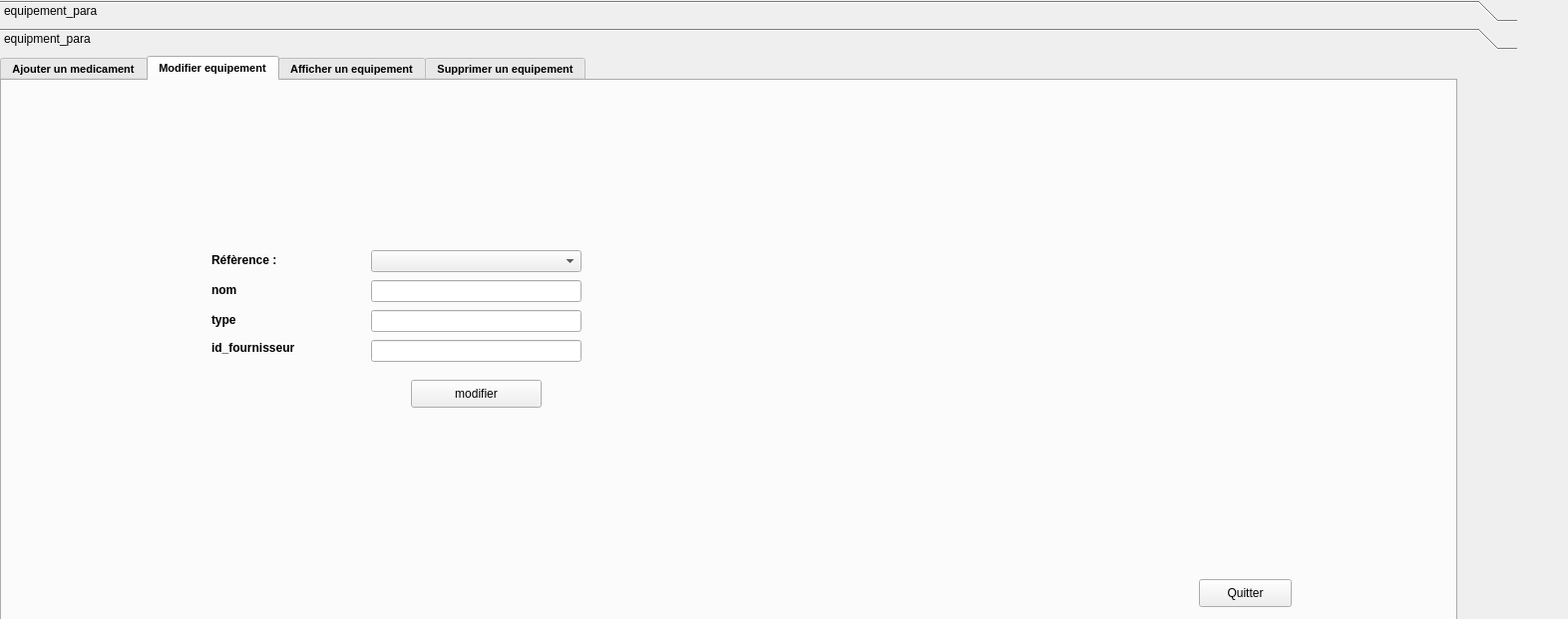
<?xml version="1.0" encoding="UTF-8"?>
<ui version="4.0">
 <class>gestion_de_mediacament</class>
 <widget class="QDialog" name="gestion_de_mediacament">
  <property name="geometry">
   <rect>
    <x>0</x>
    <y>0</y>
    <width>1572</width>
    <height>621</height>
   </rect>
  </property>
  <property name="windowTitle">
   <string>Dialog</string>
  </property>
  <widget class="QToolBox" name="toolBox">
   <property name="geometry">
    <rect>
     <x>0</x>
     <y>0</y>
     <width>1521</width>
     <height>621</height>
    </rect>
   </property>
   <property name="currentIndex">
    <number>1</number>
   </property>
   <widget class="QWidget" name="page">
    <property name="geometry">
     <rect>
      <x>0</x>
      <y>0</y>
      <width>1521</width>
      <height>559</height>
     </rect>
    </property>
    <attribute name="label">
     <string>equipement_para</string>
    </attribute>
    <widget class="QTabWidget" name="tabWidget">
     <property name="geometry">
      <rect>
       <x>0</x>
       <y>0</y>
       <width>1591</width>
       <height>611</height>
      </rect>
     </property>
     <property name="font">
      <font>
       <pointsize>8</pointsize>
       <weight>75</weight>
       <bold>true</bold>
       <underline>false</underline>
      </font>
     </property>
     <property name="styleSheet">
      <string notr="true">#tab_8{

background-color: transparent;

border-image:url(:/img/mainbg.png);

background: none;

border: none;

background-repeat: none;

}



#ok:tab_8{

background-color: transparent;

border-image:url(:/img/mainbg.png);

background: none;

border: none;

background-repeat: none;

}
#tab_9{

background-color: transparent;

border-image:url(:/img/mainbg.png);

background: none;

border: none;

background-repeat: none;

}



#ok:tab_9{

background-color: transparent;

border-image:url(:/img/mainbg.png);

background: none;

border: none;

background-repeat: none;

}
#tab_10{

background-color: transparent;

border-image:url(:/img/mainbg.png);

background: none;

border: none;

background-repeat: none;

}



#ok:tab_10{

background-color: transparent;

border-image:url(:/img/mainbg.png);

background: none;

border: none;

background-repeat: none;

}
#tab_11{

background-color: transparent;

border-image:url(:/img/mainbg.png);

background: none;

border: none;

background-repeat: none;

}



#ok:tab_11{

background-color: transparent;

border-image:url(:/img/mainbg.png);

background: none;

border: none;

background-repeat: none;

}
#tab_12{

background-color: transparent;

border-image:url(:/img/mainbg.png);

background: none;

border: none;

background-repeat: none;

}



#ok:tab_12{

background-color: transparent;

border-image:url(:/img/mainbg.png);

background: none;

border: none;

background-repeat: none;

}

#tab_13{

background-color: transparent;

border-image:url(:/img/mainbg.png);

background: none;

border: none;

background-repeat: none;

}



#ok:tab_13{

background-color: transparent;

border-image:url(:/img/mainbg.png);

background: none;

border: none;

background-repeat: none;

}
#tab_14{

background-color: transparent;

border-image:url(:/img/mainbg.png);

background: none;

border: none;

background-repeat: none;

}



#ok:tab_14{

background-color: transparent;

border-image:url(:/img/mainbg.png);

background: none;

border: none;

background-repeat: none;

}
</string>
     </property>
     <property name="currentIndex">
      <number>5</number>
     </property>
     <widget class="QWidget" name="tab_8">
      <attribute name="title">
       <string>Ajouter un medicament</string>
      </attribute>
      <widget class="QLabel" name="reference">
       <property name="geometry">
        <rect>
         <x>270</x>
         <y>130</y>
         <width>111</width>
         <height>20</height>
        </rect>
       </property>
       <property name="font">
        <font>
         <pointsize>9</pointsize>
         <weight>75</weight>
         <bold>true</bold>
         <underline>false</underline>
        </font>
       </property>
       <property name="text">
        <string>Réfèrence :</string>
       </property>
      </widget>
      <widget class="QLineEdit" name="type_2">
       <property name="geometry">
        <rect>
         <x>420</x>
         <y>220</y>
         <width>211</width>
         <height>22</height>
        </rect>
       </property>
      </widget>
      <widget class="QLabel" name="type">
       <property name="geometry">
        <rect>
         <x>274</x>
         <y>220</y>
         <width>61</width>
         <height>20</height>
        </rect>
       </property>
       <property name="font">
        <font>
         <pointsize>9</pointsize>
         <weight>75</weight>
         <bold>true</bold>
         <underline>false</underline>
        </font>
       </property>
       <property name="text">
        <string>etat</string>
       </property>
      </widget>
      <widget class="QLineEdit" name="quantite_2">
       <property name="geometry">
        <rect>
         <x>420</x>
         <y>160</y>
         <width>211</width>
         <height>22</height>
        </rect>
       </property>
      </widget>
      <widget class="QLineEdit" name="reference_2">
       <property name="geometry">
        <rect>
         <x>420</x>
         <y>130</y>
         <width>211</width>
         <height>22</height>
        </rect>
       </property>
      </widget>
      <widget class="QLabel" name="quantite">
       <property name="geometry">
        <rect>
         <x>270</x>
         <y>160</y>
         <width>81</width>
         <height>20</height>
        </rect>
       </property>
       <property name="font">
        <font>
         <pointsize>9</pointsize>
         <weight>75</weight>
         <bold>true</bold>
         <underline>false</underline>
        </font>
       </property>
       <property name="text">
        <string>Quantite :</string>
       </property>
      </widget>
      <widget class="QLineEdit" name="prix_2">
       <property name="geometry">
        <rect>
         <x>420</x>
         <y>190</y>
         <width>211</width>
         <height>22</height>
        </rect>
       </property>
      </widget>
      <widget class="QLabel" name="prix">
       <property name="geometry">
        <rect>
         <x>270</x>
         <y>190</y>
         <width>141</width>
         <height>20</height>
        </rect>
       </property>
       <property name="font">
        <font>
         <pointsize>9</pointsize>
         <weight>75</weight>
         <bold>true</bold>
         <underline>false</underline>
        </font>
       </property>
       <property name="text">
        <string>prix</string>
       </property>
      </widget>
      <widget class="QPushButton" name="ajouter">
       <property name="geometry">
        <rect>
         <x>490</x>
         <y>260</y>
         <width>71</width>
         <height>51</height>
        </rect>
       </property>
       <property name="styleSheet">
        <string notr="true">#ajouter{

background-color: transparent;

border-image:url(:/img/add.png);

background: none;

border: none;

background-repeat: none;

}



#ok:ajouter{

background-color: transparent;

border-image:url(:/img/add.png);

background: none;

border: none;

background-repeat: none;

}</string>
       </property>
       <property name="text">
        <string/>
       </property>
      </widget>
      <widget class="QPushButton" name="pushButton">
       <property name="geometry">
        <rect>
         <x>1460</x>
         <y>490</y>
         <width>41</width>
         <height>31</height>
        </rect>
       </property>
       <property name="styleSheet">
        <string notr="true">#pushButton{

background-color: transparent;

border-image:url(:/img/logout.png);

background: none;

border: none;

background-repeat: none;

}



#ok:pushButton{

background-color: transparent;

border-image:url(:/img/logout.png);

background: none;

border: none;

background-repeat: none;

}</string>
       </property>
       <property name="text">
        <string/>
       </property>
      </widget>
     </widget>
     <widget class="QWidget" name="tab_9">
      <attribute name="title">
       <string>Modifier medicament</string>
      </attribute>
      <widget class="QLineEdit" name="quantite_5">
       <property name="geometry">
        <rect>
         <x>370</x>
         <y>200</y>
         <width>211</width>
         <height>22</height>
        </rect>
       </property>
      </widget>
      <widget class="QPushButton" name="modifier">
       <property name="geometry">
        <rect>
         <x>440</x>
         <y>300</y>
         <width>61</width>
         <height>41</height>
        </rect>
       </property>
       <property name="styleSheet">
        <string notr="true">#modifier{

background-color: transparent;

border-image:url(:/img/modify.png);

background: none;

border: none;

background-repeat: none;

}



#ok:modifier{

background-color: transparent;

border-image:url(:/img/modify.png);

background: none;

border: none;

background-repeat: none;

}</string>
       </property>
       <property name="text">
        <string/>
       </property>
      </widget>
      <widget class="QLabel" name="prix_5">
       <property name="geometry">
        <rect>
         <x>220</x>
         <y>230</y>
         <width>141</width>
         <height>20</height>
        </rect>
       </property>
       <property name="font">
        <font>
         <pointsize>9</pointsize>
         <weight>75</weight>
         <bold>true</bold>
         <underline>false</underline>
        </font>
       </property>
       <property name="text">
        <string>prix</string>
       </property>
      </widget>
      <widget class="QLineEdit" name="type_5">
       <property name="geometry">
        <rect>
         <x>370</x>
         <y>260</y>
         <width>211</width>
         <height>22</height>
        </rect>
       </property>
      </widget>
      <widget class="QLabel" name="type_6">
       <property name="geometry">
        <rect>
         <x>224</x>
         <y>260</y>
         <width>61</width>
         <height>20</height>
        </rect>
       </property>
       <property name="font">
        <font>
         <pointsize>9</pointsize>
         <weight>75</weight>
         <bold>true</bold>
         <underline>false</underline>
        </font>
       </property>
       <property name="text">
        <string>etat</string>
       </property>
      </widget>
      <widget class="QLabel" name="quantite_6">
       <property name="geometry">
        <rect>
         <x>220</x>
         <y>200</y>
         <width>81</width>
         <height>20</height>
        </rect>
       </property>
       <property name="font">
        <font>
         <pointsize>9</pointsize>
         <weight>75</weight>
         <bold>true</bold>
         <underline>false</underline>
        </font>
       </property>
       <property name="text">
        <string>Quantite :</string>
       </property>
      </widget>
      <widget class="QLineEdit" name="prix_6">
       <property name="geometry">
        <rect>
         <x>370</x>
         <y>230</y>
         <width>211</width>
         <height>22</height>
        </rect>
       </property>
      </widget>
      <widget class="QLabel" name="reference_6">
       <property name="geometry">
        <rect>
         <x>220</x>
         <y>170</y>
         <width>111</width>
         <height>20</height>
        </rect>
       </property>
       <property name="font">
        <font>
         <pointsize>9</pointsize>
         <weight>75</weight>
         <bold>true</bold>
         <underline>false</underline>
        </font>
       </property>
       <property name="text">
        <string>Réfèrence :</string>
       </property>
      </widget>
      <widget class="QComboBox" name="comboBox">
       <property name="geometry">
        <rect>
         <x>370</x>
         <y>170</y>
         <width>211</width>
         <height>22</height>
        </rect>
       </property>
      </widget>
      <widget class="QPushButton" name="pushButton_2">
       <property name="geometry">
        <rect>
         <x>1460</x>
         <y>500</y>
         <width>41</width>
         <height>31</height>
        </rect>
       </property>
       <property name="styleSheet">
        <string notr="true">#pushButton_2{

background-color: transparent;

border-image:url(:/img/logout.png);

background: none;

border: none;

background-repeat: none;

}



#ok:pushButton_2{

background-color: transparent;

border-image:url(:/img/logout.png);

background: none;

border: none;

background-repeat: none;

}</string>
       </property>
       <property name="text">
        <string/>
       </property>
      </widget>
     </widget>
     <widget class="QWidget" name="tab_10">
      <attribute name="title">
       <string>Afficher un médicament</string>
      </attribute>
      <widget class="QTableView" name="tabmedicament">
       <property name="geometry">
        <rect>
         <x>140</x>
         <y>60</y>
         <width>1261</width>
         <height>341</height>
        </rect>
       </property>
      </widget>
      <widget class="QLineEdit" name="lineEdit_16">
       <property name="geometry">
        <rect>
         <x>290</x>
         <y>20</y>
         <width>201</width>
         <height>22</height>
        </rect>
       </property>
      </widget>
      <widget class="QCheckBox" name="checkBox">
       <property name="geometry">
        <rect>
         <x>510</x>
         <y>20</y>
         <width>121</width>
         <height>21</height>
        </rect>
       </property>
       <property name="text">
        <string>decroissant</string>
       </property>
      </widget>
      <widget class="QComboBox" name="champ_2">
       <property name="geometry">
        <rect>
         <x>160</x>
         <y>20</y>
         <width>121</width>
         <height>21</height>
        </rect>
       </property>
       <item>
        <property name="text">
         <string>reference</string>
        </property>
       </item>
       <item>
        <property name="text">
         <string>etat</string>
        </property>
       </item>
       <item>
        <property name="text">
         <string>quantite</string>
        </property>
       </item>
       <item>
        <property name="text">
         <string>prix</string>
        </property>
       </item>
      </widget>
      <widget class="QPushButton" name="pushButton_3">
       <property name="geometry">
        <rect>
         <x>1470</x>
         <y>500</y>
         <width>41</width>
         <height>31</height>
        </rect>
       </property>
       <property name="styleSheet">
        <string notr="true">#pushButton_3{

background-color: transparent;

border-image:url(:/img/logout.png);

background: none;

border: none;

background-repeat: none;

}



#ok:pushButton_3{

background-color: transparent;

border-image:url(:/img/logout.png);

background: none;

border: none;

background-repeat: none;

}</string>
       </property>
       <property name="text">
        <string/>
       </property>
      </widget>
     </widget>
     <widget class="QWidget" name="tab_11">
      <attribute name="title">
       <string>Supprimer un médicament</string>
      </attribute>
      <widget class="QLabel" name="reference_sup">
       <property name="geometry">
        <rect>
         <x>240</x>
         <y>150</y>
         <width>101</width>
         <height>16</height>
        </rect>
       </property>
       <property name="font">
        <font>
         <pointsize>9</pointsize>
         <weight>75</weight>
         <bold>true</bold>
         <underline>false</underline>
        </font>
       </property>
       <property name="text">
        <string>Réfèrence :</string>
       </property>
      </widget>
      <widget class="QPushButton" name="supprimer">
       <property name="geometry">
        <rect>
         <x>520</x>
         <y>210</y>
         <width>71</width>
         <height>41</height>
        </rect>
       </property>
       <property name="font">
        <font>
         <pointsize>8</pointsize>
         <weight>75</weight>
         <bold>true</bold>
         <underline>false</underline>
        </font>
       </property>
       <property name="styleSheet">
        <string notr="true">#supprimer{

background-color: transparent;

border-image:url(:/img/supprimer.png);

background: none;

border: none;

background-repeat: none;

}



#ok:supprimer{

background-color: transparent;

border-image:url(:/img/supprimer.png);

background: none;

border: none;

background-repeat: none;

}</string>
       </property>
       <property name="text">
        <string/>
       </property>
      </widget>
      <widget class="QLabel" name="label_20">
       <property name="geometry">
        <rect>
         <x>230</x>
         <y>60</y>
         <width>621</width>
         <height>71</height>
        </rect>
       </property>
       <property name="font">
        <font>
         <pointsize>9</pointsize>
         <weight>75</weight>
         <bold>true</bold>
         <underline>true</underline>
        </font>
       </property>
       <property name="text">
        <string>Saisir la réfèrence du medicament à supprimer:</string>
       </property>
      </widget>
      <widget class="QComboBox" name="comboBox_2">
       <property name="geometry">
        <rect>
         <x>360</x>
         <y>140</y>
         <width>201</width>
         <height>51</height>
        </rect>
       </property>
      </widget>
      <widget class="QLineEdit" name="sup_line">
       <property name="enabled">
        <bool>false</bool>
       </property>
       <property name="geometry">
        <rect>
         <x>570</x>
         <y>140</y>
         <width>181</width>
         <height>51</height>
        </rect>
       </property>
      </widget>
      <widget class="QPushButton" name="pushButton_4">
       <property name="geometry">
        <rect>
         <x>1460</x>
         <y>490</y>
         <width>41</width>
         <height>31</height>
        </rect>
       </property>
       <property name="styleSheet">
        <string notr="true">#pushButton_4{

background-color: transparent;

border-image:url(:/img/logout.png);

background: none;

border: none;

background-repeat: none;

}



#ok:pushButton_4{

background-color: transparent;

border-image:url(:/img/logout.png);

background: none;

border: none;

background-repeat: none;

}</string>
       </property>
       <property name="text">
        <string/>
       </property>
      </widget>
     </widget>
     <widget class="QWidget" name="tab_13">
      <attribute name="title">
       <string>Envoyez des e-mails</string>
      </attribute>
      <widget class="QPushButton" name="envoyer_email_bott">
       <property name="enabled">
        <bool>true</bool>
       </property>
       <property name="geometry">
        <rect>
         <x>640</x>
         <y>460</y>
         <width>191</width>
         <height>51</height>
        </rect>
       </property>
       <property name="minimumSize">
        <size>
         <width>191</width>
         <height>51</height>
        </size>
       </property>
       <property name="maximumSize">
        <size>
         <width>191</width>
         <height>51</height>
        </size>
       </property>
       <property name="styleSheet">
        <string notr="true">#envoyer_email_bott{

background-color: transparent;

border-image:url(:/img/envoyer.png);

background: none;

border: none;

background-repeat: none;

}



#ok:pushButton_5{

background-color: transparent;

border-image:url(:/img/envoyer.png);

background: none;

border: none;

background-repeat: none;

}</string>
       </property>
       <property name="text">
        <string/>
       </property>
      </widget>
      <widget class="QTextEdit" name="cp">
       <property name="geometry">
        <rect>
         <x>240</x>
         <y>90</y>
         <width>1031</width>
         <height>351</height>
        </rect>
       </property>
       <property name="html">
        <string>&lt;!DOCTYPE HTML PUBLIC &quot;-//W3C//DTD HTML 4.0//EN&quot; &quot;http://www.w3.org/TR/REC-html40/strict.dtd&quot;&gt;
&lt;html&gt;&lt;head&gt;&lt;meta name=&quot;qrichtext&quot; content=&quot;1&quot; /&gt;&lt;style type=&quot;text/css&quot;&gt;
p, li { white-space: pre-wrap; }
&lt;/style&gt;&lt;/head&gt;&lt;body style=&quot; font-family:'MS Shell Dlg 2'; font-size:7.8pt; font-weight:400; font-style:normal;&quot;&gt;
&lt;p style=&quot;-qt-paragraph-type:empty; margin-top:0px; margin-bottom:0px; margin-left:0px; margin-right:0px; -qt-block-indent:0; text-indent:0px; font-family:'MS Shell Dlg 2';&quot;&gt;&lt;br /&gt;&lt;/p&gt;&lt;/body&gt;&lt;/html&gt;</string>
       </property>
      </widget>
      <widget class="QLineEdit" name="khra">
       <property name="geometry">
        <rect>
         <x>240</x>
         <y>40</y>
         <width>661</width>
         <height>41</height>
        </rect>
       </property>
      </widget>
      <widget class="QLabel" name="label">
       <property name="geometry">
        <rect>
         <x>120</x>
         <y>50</y>
         <width>111</width>
         <height>31</height>
        </rect>
       </property>
       <property name="text">
        <string>Destinataire</string>
       </property>
      </widget>
      <widget class="QLabel" name="label_2">
       <property name="geometry">
        <rect>
         <x>120</x>
         <y>100</y>
         <width>111</width>
         <height>31</height>
        </rect>
       </property>
       <property name="text">
        <string>Corps de l'email</string>
       </property>
      </widget>
      <widget class="QPushButton" name="pushButton_5">
       <property name="geometry">
        <rect>
         <x>1470</x>
         <y>500</y>
         <width>41</width>
         <height>31</height>
        </rect>
       </property>
       <property name="styleSheet">
        <string notr="true">#pushButton_5{

background-color: transparent;

border-image:url(:/img/logout.png);

background: none;

border: none;

background-repeat: none;

}



#ok:pushButton_5{

background-color: transparent;

border-image:url(:/img/logout.png);

background: none;

border: none;

background-repeat: none;

}</string>
       </property>
       <property name="text">
        <string/>
       </property>
      </widget>
      <widget class="QSlider" name="verticalSlider">
       <property name="geometry">
        <rect>
         <x>1310</x>
         <y>150</y>
         <width>22</width>
         <height>160</height>
        </rect>
       </property>
       <property name="orientation">
        <enum>Qt::Vertical</enum>
       </property>
      </widget>
      <widget class="QPushButton" name="pushButton_9">
       <property name="geometry">
        <rect>
         <x>1290</x>
         <y>330</y>
         <width>93</width>
         <height>28</height>
        </rect>
       </property>
       <property name="text">
        <string>play</string>
       </property>
      </widget>
      <widget class="QPushButton" name="pushButton_10">
       <property name="geometry">
        <rect>
         <x>1400</x>
         <y>330</y>
         <width>93</width>
         <height>28</height>
        </rect>
       </property>
       <property name="text">
        <string>pause</string>
       </property>
      </widget>
     </widget>
     <widget class="QWidget" name="tab_14">
      <attribute name="title">
       <string>Statistiques</string>
      </attribute>
      <widget class="QCustomPlot" name="customPlot" native="true">
       <property name="geometry">
        <rect>
         <x>110</x>
         <y>30</y>
         <width>1261</width>
         <height>491</height>
        </rect>
       </property>
      </widget>
      <widget class="QPushButton" name="pushButton_6">
       <property name="geometry">
        <rect>
         <x>1470</x>
         <y>490</y>
         <width>41</width>
         <height>31</height>
        </rect>
       </property>
       <property name="styleSheet">
        <string notr="true">#pushButton_6{

background-color: transparent;

border-image:url(:/img/logout.png);

background: none;

border: none;

background-repeat: none;

}



#ok:pushButton_6{

background-color: transparent;

border-image:url(:/img/logout.png);

background: none;

border: none;

background-repeat: none;

}</string>
       </property>
       <property name="text">
        <string/>
       </property>
      </widget>
     </widget>
    </widget>
   </widget>
   <widget class="QWidget" name="page_2">
    <property name="geometry">
     <rect>
      <x>0</x>
      <y>0</y>
      <width>1521</width>
      <height>559</height>
     </rect>
    </property>
    <attribute name="label">
     <string>equipment_para</string>
    </attribute>
    <widget class="QTabWidget" name="tabWidget_2">
     <property name="geometry">
      <rect>
       <x>0</x>
       <y>0</y>
       <width>1461</width>
       <height>591</height>
      </rect>
     </property>
     <property name="font">
      <font>
       <pointsize>8</pointsize>
       <weight>75</weight>
       <bold>true</bold>
       <underline>false</underline>
      </font>
     </property>
     <property name="styleSheet">
      <string notr="true">#tab_15{

background-color: transparent;

border-image:url(:/img/mainbg.png);

background: none;

border: none;

background-repeat: none;

}



#ok:tab_15{

background-color: transparent;

border-image:url(:/img/mainbg.png);

background: none;

border: none;

background-repeat: none;

}
#tab_16{

background-color: transparent;

border-image:url(:/img/mainbg.png);

background: none;

border: none;

background-repeat: none;

}



#ok:tab_16{

background-color: transparent;

border-image:url(:/img/mainbg.png);

background: none;

border: none;

background-repeat: none;

}
#tab_17{

background-color: transparent;

border-image:url(:/img/mainbg.png);

background: none;

border: none;

background-repeat: none;

}



#ok:tab_17{

background-color: transparent;

border-image:url(:/img/mainbg.png);

background: none;

border: none;

background-repeat: none;

}
#tab_18{

background-color: transparent;

border-image:url(:/img/mainbg.png);

background: none;

border: none;

background-repeat: none;

}



#ok:tab_18{

background-color: transparent;

border-image:url(:/img/mainbg.png);

background: none;

border: none;

background-repeat: none;

}
#tab_17{

background-color: transparent;

border-image:url(:/img/mainbg.png);

background: none;

border: none;

background-repeat: none;

}



#ok:tab_17{

background-color: transparent;

border-image:url(:/img/mainbg.png);

background: none;

border: none;

background-repeat: none;

}</string>
     </property>
     <property name="currentIndex">
      <number>1</number>
     </property>
     <widget class="QWidget" name="tab_15">
      <attribute name="title">
       <string>Ajouter un medicament</string>
      </attribute>
      <widget class="QLabel" name="refpara">
       <property name="geometry">
        <rect>
         <x>190</x>
         <y>130</y>
         <width>111</width>
         <height>20</height>
        </rect>
       </property>
       <property name="font">
        <font>
         <pointsize>9</pointsize>
         <weight>75</weight>
         <bold>true</bold>
         <underline>false</underline>
        </font>
       </property>
       <property name="text">
        <string>Réfèrence :</string>
       </property>
      </widget>
      <widget class="QLineEdit" name="idfour_2">
       <property name="geometry">
        <rect>
         <x>340</x>
         <y>220</y>
         <width>211</width>
         <height>22</height>
        </rect>
       </property>
      </widget>
      <widget class="QLabel" name="idfour">
       <property name="geometry">
        <rect>
         <x>190</x>
         <y>220</y>
         <width>121</width>
         <height>16</height>
        </rect>
       </property>
       <property name="font">
        <font>
         <pointsize>9</pointsize>
         <weight>75</weight>
         <bold>true</bold>
         <underline>false</underline>
        </font>
       </property>
       <property name="text">
        <string>id_fournisseur</string>
       </property>
      </widget>
      <widget class="QLineEdit" name="nom_2">
       <property name="geometry">
        <rect>
         <x>340</x>
         <y>160</y>
         <width>211</width>
         <height>22</height>
        </rect>
       </property>
      </widget>
      <widget class="QLineEdit" name="refpara_2">
       <property name="geometry">
        <rect>
         <x>340</x>
         <y>130</y>
         <width>211</width>
         <height>22</height>
        </rect>
       </property>
      </widget>
      <widget class="QLabel" name="nom">
       <property name="geometry">
        <rect>
         <x>190</x>
         <y>160</y>
         <width>81</width>
         <height>20</height>
        </rect>
       </property>
       <property name="font">
        <font>
         <pointsize>9</pointsize>
         <weight>75</weight>
         <bold>true</bold>
         <underline>false</underline>
        </font>
       </property>
       <property name="text">
        <string>nom</string>
       </property>
      </widget>
      <widget class="QLineEdit" name="type_3">
       <property name="geometry">
        <rect>
         <x>340</x>
         <y>190</y>
         <width>211</width>
         <height>22</height>
        </rect>
       </property>
      </widget>
      <widget class="QLabel" name="type_4">
       <property name="geometry">
        <rect>
         <x>190</x>
         <y>190</y>
         <width>141</width>
         <height>20</height>
        </rect>
       </property>
       <property name="font">
        <font>
         <pointsize>9</pointsize>
         <weight>75</weight>
         <bold>true</bold>
         <underline>false</underline>
        </font>
       </property>
       <property name="text">
        <string>type</string>
       </property>
      </widget>
      <widget class="QPushButton" name="ajouter_2">
       <property name="geometry">
        <rect>
         <x>380</x>
         <y>260</y>
         <width>131</width>
         <height>28</height>
        </rect>
       </property>
       <property name="text">
        <string>Ajouter</string>
       </property>
      </widget>
      <widget class="QPushButton" name="pushButton_7">
       <property name="geometry">
        <rect>
         <x>1210</x>
         <y>490</y>
         <width>93</width>
         <height>28</height>
        </rect>
       </property>
       <property name="text">
        <string>Quitter</string>
       </property>
      </widget>
     </widget>
     <widget class="QWidget" name="tab_16">
      <attribute name="title">
       <string>Modifier equipement</string>
      </attribute>
      <widget class="QLineEdit" name="nomnom">
       <property name="geometry">
        <rect>
         <x>370</x>
         <y>200</y>
         <width>211</width>
         <height>22</height>
        </rect>
       </property>
      </widget>
      <widget class="QPushButton" name="modifier_2">
       <property name="geometry">
        <rect>
         <x>410</x>
         <y>300</y>
         <width>131</width>
         <height>28</height>
        </rect>
       </property>
       <property name="text">
        <string>modifier</string>
       </property>
      </widget>
      <widget class="QLineEdit" name="fourfour">
       <property name="geometry">
        <rect>
         <x>370</x>
         <y>260</y>
         <width>211</width>
         <height>22</height>
        </rect>
       </property>
      </widget>
      <widget class="QLineEdit" name="typetype">
       <property name="geometry">
        <rect>
         <x>370</x>
         <y>230</y>
         <width>211</width>
         <height>22</height>
        </rect>
       </property>
      </widget>
      <widget class="QComboBox" name="comboBox_3">
       <property name="geometry">
        <rect>
         <x>370</x>
         <y>170</y>
         <width>211</width>
         <height>22</height>
        </rect>
       </property>
      </widget>
      <widget class="QLabel" name="idfour_3">
       <property name="geometry">
        <rect>
         <x>210</x>
         <y>260</y>
         <width>121</width>
         <height>16</height>
        </rect>
       </property>
       <property name="font">
        <font>
         <pointsize>9</pointsize>
         <weight>75</weight>
         <bold>true</bold>
         <underline>false</underline>
        </font>
       </property>
       <property name="text">
        <string>id_fournisseur</string>
       </property>
      </widget>
      <widget class="QLabel" name="type_12">
       <property name="geometry">
        <rect>
         <x>210</x>
         <y>230</y>
         <width>141</width>
         <height>20</height>
        </rect>
       </property>
       <property name="font">
        <font>
         <pointsize>9</pointsize>
         <weight>75</weight>
         <bold>true</bold>
         <underline>false</underline>
        </font>
       </property>
       <property name="text">
        <string>type</string>
       </property>
      </widget>
      <widget class="QLabel" name="nom_3">
       <property name="geometry">
        <rect>
         <x>210</x>
         <y>200</y>
         <width>81</width>
         <height>20</height>
        </rect>
       </property>
       <property name="font">
        <font>
         <pointsize>9</pointsize>
         <weight>75</weight>
         <bold>true</bold>
         <underline>false</underline>
        </font>
       </property>
       <property name="text">
        <string>nom</string>
       </property>
      </widget>
      <widget class="QLabel" name="refpara_3">
       <property name="geometry">
        <rect>
         <x>210</x>
         <y>170</y>
         <width>111</width>
         <height>20</height>
        </rect>
       </property>
       <property name="font">
        <font>
         <pointsize>9</pointsize>
         <weight>75</weight>
         <bold>true</bold>
         <underline>false</underline>
        </font>
       </property>
       <property name="text">
        <string>Réfèrence :</string>
       </property>
      </widget>
      <widget class="QPushButton" name="pushButton_8">
       <property name="geometry">
        <rect>
         <x>1200</x>
         <y>500</y>
         <width>93</width>
         <height>28</height>
        </rect>
       </property>
       <property name="text">
        <string>Quitter</string>
       </property>
      </widget>
     </widget>
     <widget class="QWidget" name="tab_17">
      <attribute name="title">
       <string>Afficher un equipement</string>
      </attribute>
      <widget class="QTableView" name="tabequipement">
       <property name="geometry">
        <rect>
         <x>170</x>
         <y>90</y>
         <width>1001</width>
         <height>451</height>
        </rect>
       </property>
      </widget>
      <widget class="QLineEdit" name="lineEdit_17">
       <property name="geometry">
        <rect>
         <x>438</x>
         <y>50</y>
         <width>201</width>
         <height>22</height>
        </rect>
       </property>
      </widget>
      <widget class="QCheckBox" name="checkBox_2">
       <property name="geometry">
        <rect>
         <x>658</x>
         <y>50</y>
         <width>121</width>
         <height>21</height>
        </rect>
       </property>
       <property name="text">
        <string>decroissant</string>
       </property>
      </widget>
      <widget class="QComboBox" name="champ">
       <property name="geometry">
        <rect>
         <x>280</x>
         <y>50</y>
         <width>121</width>
         <height>21</height>
        </rect>
       </property>
       <item>
        <property name="text">
         <string>reference</string>
        </property>
       </item>
       <item>
        <property name="text">
         <string>type</string>
        </property>
       </item>
       <item>
        <property name="text">
         <string>nom</string>
        </property>
       </item>
      </widget>
      <widget class="QPushButton" name="pushButton_11">
       <property name="geometry">
        <rect>
         <x>1320</x>
         <y>490</y>
         <width>93</width>
         <height>28</height>
        </rect>
       </property>
       <property name="text">
        <string>Quitter</string>
       </property>
      </widget>
     </widget>
     <widget class="QWidget" name="tab_18">
      <attribute name="title">
       <string>Supprimer un equipement</string>
      </attribute>
      <widget class="QLabel" name="reference_sup_2">
       <property name="geometry">
        <rect>
         <x>260</x>
         <y>180</y>
         <width>141</width>
         <height>61</height>
        </rect>
       </property>
       <property name="font">
        <font>
         <pointsize>9</pointsize>
         <weight>75</weight>
         <bold>true</bold>
         <underline>false</underline>
        </font>
       </property>
       <property name="text">
        <string>Réfèrence :</string>
       </property>
      </widget>
      <widget class="QPushButton" name="supprimer_2">
       <property name="geometry">
        <rect>
         <x>450</x>
         <y>260</y>
         <width>271</width>
         <height>81</height>
        </rect>
       </property>
       <property name="font">
        <font>
         <pointsize>8</pointsize>
         <weight>75</weight>
         <bold>true</bold>
         <underline>false</underline>
        </font>
       </property>
       <property name="text">
        <string>Supprimer medicament</string>
       </property>
      </widget>
      <widget class="QLabel" name="label_24">
       <property name="geometry">
        <rect>
         <x>440</x>
         <y>130</y>
         <width>451</width>
         <height>41</height>
        </rect>
       </property>
       <property name="font">
        <font>
         <pointsize>9</pointsize>
         <weight>75</weight>
         <bold>true</bold>
         <underline>true</underline>
        </font>
       </property>
       <property name="text">
        <string>Saisir la réfèrence de l'equipement à supprimer:</string>
       </property>
      </widget>
      <widget class="QComboBox" name="comboBox_4">
       <property name="geometry">
        <rect>
         <x>410</x>
         <y>190</y>
         <width>231</width>
         <height>41</height>
        </rect>
       </property>
      </widget>
      <widget class="QLineEdit" name="sup_line_2">
       <property name="enabled">
        <bool>false</bool>
       </property>
       <property name="geometry">
        <rect>
         <x>660</x>
         <y>190</y>
         <width>161</width>
         <height>41</height>
        </rect>
       </property>
      </widget>
      <widget class="QPushButton" name="pushButton_12">
       <property name="geometry">
        <rect>
         <x>1310</x>
         <y>490</y>
         <width>93</width>
         <height>28</height>
        </rect>
       </property>
       <property name="text">
        <string>Quitter</string>
       </property>
      </widget>
     </widget>
    </widget>
   </widget>
  </widget>
 </widget>
 <customwidgets>
  <customwidget>
   <class>QCustomPlot</class>
   <extends>QWidget</extends>
   <header>qcustomplot.h</header>
   <container>1</container>
  </customwidget>
 </customwidgets>
 <resources/>
 <connections/>
</ui>
